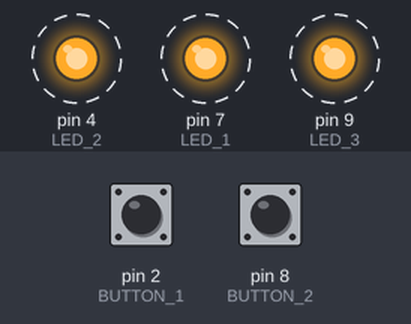
This sketch was run on a simulated Arduino Uno, built with avr-gcc and run on an emulated ATmega328P. Shown: output pins drawn as LEDs (lit = HIGH). Dashed ring = blinking. The test bench sets the inputs (shaded band); at power-on: pin 2 (BUTTON_1) HIGH, pin 8 (BUTTON_2) HIGH. Sleep ends after the set time or at an interrupt.

Above: at 1.2 s.
1.3 s: pin 2 (BUTTON_1) pulled LOW for 3.2 s
At 3.6 s:
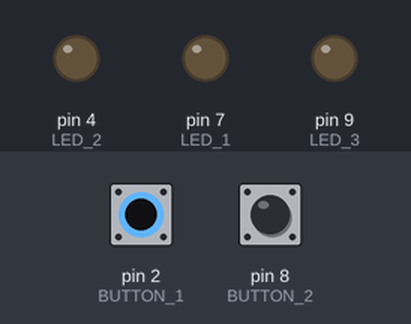
6.0 s: pin 2 (BUTTON_1) pulled LOW for 1 s
At 8.5 s:
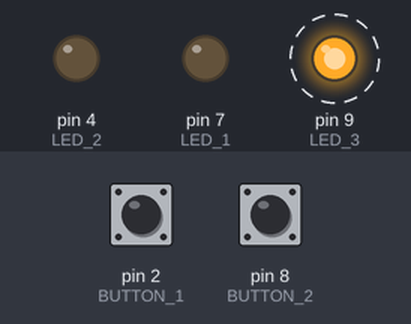
Timing chart, 0 to 16.0 s (numbered marks = the images above; inputs shaded):
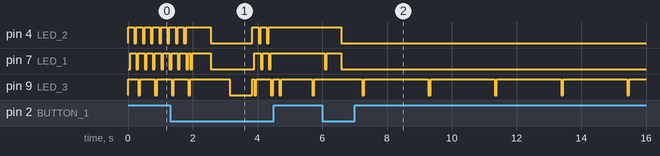

The sketch:

base_sw.ino
```cpp
#include <avr/sleep.h>
#define LED_1 7
#define LED_2 4
#define LED_3 9
#define BUTTON_1 2
#define BUTTON_2 8

volatile uint32_t wdticks;
volatile uint8_t btn_press;
volatile uint8_t btn_state;
volatile uint8_t btn_rpt;

/* key debounce:
 *  one bit per key. Initial: state 0, ct 1. implements a 1-bit counter with CT
 *  (chose 1bit version here because WDT interval is quite long)
 *  pressed: state 0, ct 1; b 1 -> ct ~(1&1)=0, b=1&0=0, state 0, pressed |= 0
 *  pressed: state 0, ct 0; b 1 -> ct ~(0&1)=1, b=1, state 1, pressed |= 1
 *  pressed: state 1, ct 0; b 0 -> ct ~(1&0)=1, b=0, state 1, pressed |= 0
 *  pressed: state 1, ct 1; b 0 -> ct ~(1&1)=0, b=0, state 1, pressed |= 0
 *  unpressed: state 1, ct 0, b 1 -> ct ~(0&1)=1, b=1, state 0, pressed |= 0
 *  pressed: state 0, ct 1, b 1 -> ct ~(1&1)=0, b=0, state 0
 */
ISR(WDT_vect)
{
  static uint8_t ct0 = 0xFF, ct1 = 0xFF, rpt;
  uint8_t b = btn_state;
  wdticks++;
  if(!digitalRead(BUTTON_1)) {
    b ^= 1;
  }
  if(!digitalRead(BUTTON_2)) {
    b ^= 2;
  }
  ct0 = ~(ct0 & b);
  //ct1 = ct0 ^ (ct1 & b);
  b &= ct0;// & ct1;
  btn_state ^= b;
  btn_press |= btn_state & b;
  if(!btn_state) {
    rpt = 10;
  }
  if(--rpt == 0) {
    rpt = 10;
    btn_rpt = btn_state;
  }
}

uint32_t getWdticks(void) {
  uint32_t t;
  cli();
  t = wdticks;
  sei();
  return t;
}

ISR(PCINT1_vect) {
}

ISR(PCINT0_vect) {
}

void led(uint8_t led, bool state) {
  uint8_t pin;
  switch(led) {
    case 1:
      pin = LED_1;
      break;
    case 2:
      pin = LED_2;
      break;
    case 3:
      pin = LED_3;
      break;
    default:
      return;
  }
  digitalWrite(pin, !state);
}

void powerdown() {
  set_sleep_mode(SLEEP_MODE_PWR_DOWN);
  sleep_enable();
  sleep_mode();
  sleep_disable();
}

void setup() {
  led(1, false);
  led(2, false);
  led(3, false);
  pinMode(LED_1, OUTPUT);
  pinMode(LED_2, OUTPUT);
  pinMode(LED_3, OUTPUT);
  pinMode(BUTTON_1, INPUT_PULLUP);
  pinMode(BUTTON_2, INPUT_PULLUP);
  cli();
  // Set the watchdog reset bit in the MCU status register to 0.
  MCUSR &= ~(1<<WDRF);
  // Allow changes of watchdog configuration
  WDTCSR |= (1<<WDCE) | (1<<WDE);
  // Set watchdog clock prescaler bits to a value of 64ms
  // Enable watchdog as interrupt only (no reset).
  WDTCSR = (1<<WDP1) | (1<<WDIE);
  sei();
}

bool readKey(int key) {
  if(btn_press & key) {
    btn_press &= ~key;
    return true;
  }
  return false;
}

bool readKeyLong(int key) {
  if(btn_rpt & key) {
    btn_rpt &= ~key;
    return true;
  }
  return false;
}

void loop() {
  static uint8_t mode = 0;
  uint32_t tick = getWdticks();
  if(readKeyLong(1)) {
    mode++;
    if(mode > 3) {
      mode = 0;
    }
  }
  switch(mode) {
    case 0:
    led(3, (tick & 0x07) == 0x05);
    led(2, (tick & 0x03) == 0x03);
    led(1, (tick & 0x03) == 0x00);
    break;
    case 1:
    led(3, (tick & 0x0F) == 0x09);
    led(2, readKey(2));
    led(1, readKey(1));
    break;
    case 2:
    led(3, (tick & 0x1F) == 0x11);
    led(2, !readKey(2));
    led(1, !readKey(1));
    break;
    default:
    break;
  }

  powerdown();
}
```

Measured:
- after the input at 6.0 s, pin 4 (LED_2): HIGH → LOW after 0.59 s; pin 7 (LED_1): HIGH → LOW after 0.08 s, → HIGH 0.06 s later, → LOW 0.45 s later; pin 9 (LED_3): alternates HIGH for 2.0 s and LOW for 0.06 s, starting after 1.2 s
